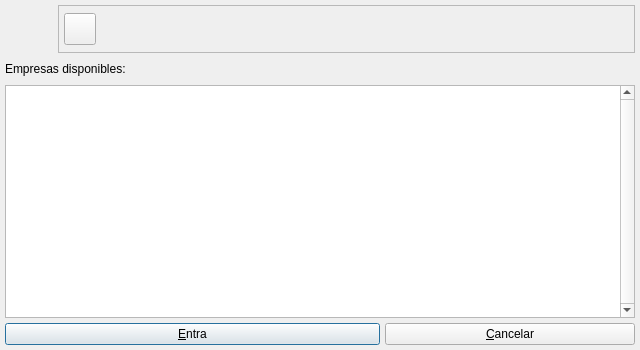
<ui version="4.0" >
 <class>BlCompanyDialogBase</class>
 <widget class="QDialog" name="BlCompanyDialogBase" >
  <property name="geometry" >
   <rect>
    <x>0</x>
    <y>0</y>
    <width>640</width>
    <height>350</height>
   </rect>
  </property>
  <property name="sizePolicy" >
   <sizepolicy vsizetype="Expanding" hsizetype="Expanding" >
    <horstretch>0</horstretch>
    <verstretch>0</verstretch>
   </sizepolicy>
  </property>
  <property name="minimumSize" >
   <size>
    <width>390</width>
    <height>210</height>
   </size>
  </property>
  <property name="windowTitle" >
   <string>Seleccione una empresa</string>
  </property>
  <property name="windowIcon" >
   <iconset resource="../../bulmages.qrc" >
    <normaloff>:/Images/company-list.png</normaloff>:/Images/company-list.png</iconset>
  </property>
  <property name="toolTip" >
   <string>Seleccione una empresa</string>
  </property>
  <property name="modal" >
   <bool>true</bool>
  </property>
  <layout class="QGridLayout" >
   <property name="margin" >
    <number>5</number>
   </property>
   <property name="spacing" >
    <number>5</number>
   </property>
   <item row="0" column="0" colspan="3" >
    <layout class="QHBoxLayout" >
     <property name="spacing" >
      <number>5</number>
     </property>
     <property name="margin" >
      <number>0</number>
     </property>
     <item>
      <widget class="QLabel" name="label_2" >
       <property name="minimumSize" >
        <size>
         <width>48</width>
         <height>48</height>
        </size>
       </property>
       <property name="maximumSize" >
        <size>
         <width>48</width>
         <height>48</height>
        </size>
       </property>
       <property name="text" >
        <string/>
       </property>
       <property name="pixmap" >
        <pixmap resource="../../bulmages.qrc" >:/Images/company-list.png</pixmap>
       </property>
       <property name="scaledContents" >
        <bool>true</bool>
       </property>
      </widget>
     </item>
     <item>
      <widget class="QFrame" name="m_botonera" >
       <property name="frameShape" >
        <enum>QFrame::StyledPanel</enum>
       </property>
       <property name="frameShadow" >
        <enum>QFrame::Raised</enum>
       </property>
       <layout class="QHBoxLayout" >
        <property name="spacing" >
         <number>5</number>
        </property>
        <property name="margin" >
         <number>5</number>
        </property>
        <item>
         <widget class="QToolButton" name="mui_actualizar" >
          <property name="minimumSize" >
           <size>
            <width>32</width>
            <height>32</height>
           </size>
          </property>
          <property name="maximumSize" >
           <size>
            <width>32</width>
            <height>32</height>
           </size>
          </property>
          <property name="toolTip" >
           <string>Actualizar Listado</string>
          </property>
          <property name="whatsThis" >
           <string>Actualizar Listado de Empresas</string>
          </property>
          <property name="text" >
           <string/>
          </property>
          <property name="icon" >
           <iconset resource="../../bulmages.qrc" >
            <normaloff>:/Images/view-refresh.png</normaloff>:/Images/view-refresh.png</iconset>
          </property>
          <property name="iconSize" >
           <size>
            <width>32</width>
            <height>32</height>
           </size>
          </property>
          <property name="shortcut" >
           <string>Ctrl+N</string>
          </property>
         </widget>
        </item>
        <item>
         <widget class="QFrame" name="mui_plugbotones" >
          <property name="sizePolicy" >
           <sizepolicy vsizetype="Preferred" hsizetype="Minimum" >
            <horstretch>0</horstretch>
            <verstretch>0</verstretch>
           </sizepolicy>
          </property>
          <property name="frameShape" >
           <enum>QFrame::NoFrame</enum>
          </property>
          <property name="frameShadow" >
           <enum>QFrame::Plain</enum>
          </property>
          <property name="lineWidth" >
           <number>0</number>
          </property>
         </widget>
        </item>
        <item>
         <spacer>
          <property name="orientation" >
           <enum>Qt::Horizontal</enum>
          </property>
          <property name="sizeType" >
           <enum>QSizePolicy::Expanding</enum>
          </property>
          <property name="sizeHint" stdset="0" >
           <size>
            <width>101</width>
            <height>34</height>
           </size>
          </property>
         </spacer>
        </item>
       </layout>
      </widget>
     </item>
    </layout>
   </item>
   <item row="1" column="0" >
    <widget class="QLabel" name="label" >
     <property name="text" >
      <string>Empresas disponibles:</string>
     </property>
    </widget>
   </item>
   <item row="1" column="1" colspan="2" >
    <spacer>
     <property name="orientation" >
      <enum>Qt::Horizontal</enum>
     </property>
     <property name="sizeHint" stdset="0" >
      <size>
       <width>40</width>
       <height>22</height>
      </size>
     </property>
    </spacer>
   </item>
   <item row="2" column="0" colspan="3" >
    <widget class="QTableWidget" name="mui_empresas" >
     <property name="focusPolicy" >
      <enum>Qt::TabFocus</enum>
     </property>
     <property name="contextMenuPolicy" >
      <enum>Qt::NoContextMenu</enum>
     </property>
     <property name="verticalScrollBarPolicy" >
      <enum>Qt::ScrollBarAlwaysOn</enum>
     </property>
     <property name="editTriggers" >
      <set>QAbstractItemView::NoEditTriggers</set>
     </property>
     <property name="tabKeyNavigation" >
      <bool>false</bool>
     </property>
     <property name="selectionMode" >
      <enum>QAbstractItemView::SingleSelection</enum>
     </property>
     <property name="selectionBehavior" >
      <enum>QAbstractItemView::SelectRows</enum>
     </property>
     <property name="horizontalScrollMode" >
      <enum>QAbstractItemView::ScrollPerPixel</enum>
     </property>
     <property name="showGrid" >
      <bool>false</bool>
     </property>
     <property name="gridStyle" >
      <enum>Qt::NoPen</enum>
     </property>
    </widget>
   </item>
   <item row="3" column="0" colspan="2" >
    <widget class="QPushButton" name="botonAceptar" >
     <property name="sizePolicy" >
      <sizepolicy vsizetype="Fixed" hsizetype="Expanding" >
       <horstretch>0</horstretch>
       <verstretch>0</verstretch>
      </sizepolicy>
     </property>
     <property name="minimumSize" >
      <size>
       <width>250</width>
       <height>0</height>
      </size>
     </property>
     <property name="focusPolicy" >
      <enum>Qt::StrongFocus</enum>
     </property>
     <property name="contextMenuPolicy" >
      <enum>Qt::NoContextMenu</enum>
     </property>
     <property name="text" >
      <string>&amp;Entra</string>
     </property>
     <property name="autoDefault" >
      <bool>true</bool>
     </property>
     <property name="default" >
      <bool>true</bool>
     </property>
    </widget>
   </item>
   <item row="3" column="2" >
    <widget class="QPushButton" name="botonCancelar" >
     <property name="sizePolicy" >
      <sizepolicy vsizetype="Fixed" hsizetype="Preferred" >
       <horstretch>0</horstretch>
       <verstretch>0</verstretch>
      </sizepolicy>
     </property>
     <property name="minimumSize" >
      <size>
       <width>250</width>
       <height>0</height>
      </size>
     </property>
     <property name="focusPolicy" >
      <enum>Qt::StrongFocus</enum>
     </property>
     <property name="contextMenuPolicy" >
      <enum>Qt::NoContextMenu</enum>
     </property>
     <property name="text" >
      <string>&amp;Cancelar</string>
     </property>
     <property name="autoDefault" >
      <bool>false</bool>
     </property>
    </widget>
   </item>
  </layout>
 </widget>
 <layoutdefault spacing="2" margin="5" />
 <tabstops>
  <tabstop>mui_empresas</tabstop>
  <tabstop>mui_actualizar</tabstop>
  <tabstop>botonAceptar</tabstop>
  <tabstop>botonCancelar</tabstop>
 </tabstops>
 <resources>
  <include location="../../bulmages.qrc" />
 </resources>
 <connections/>
</ui>
